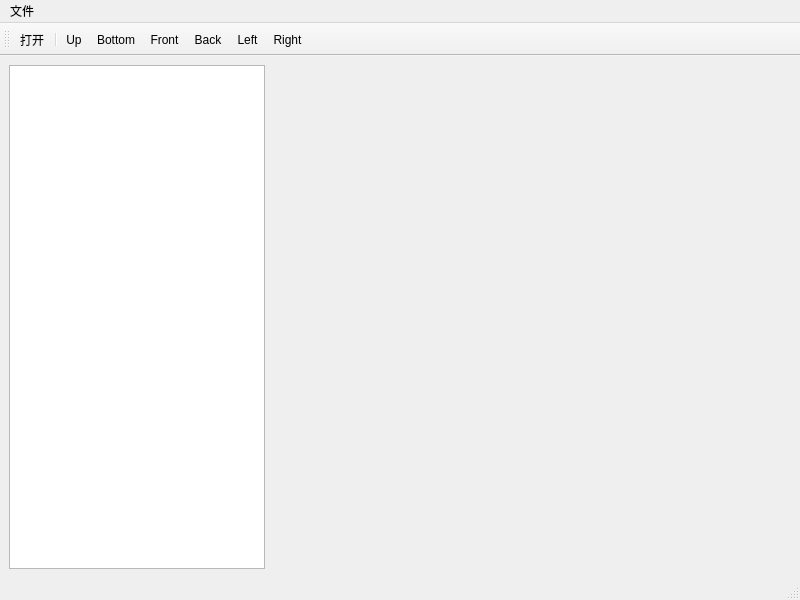
<?xml version="1.0" encoding="UTF-8"?>
<ui version="4.0">
 <class>MainWindow</class>
 <widget class="QMainWindow" name="MainWindow">
  <property name="geometry">
   <rect>
    <x>0</x>
    <y>0</y>
    <width>800</width>
    <height>600</height>
   </rect>
  </property>
  <property name="windowTitle">
   <string>MainWindow</string>
  </property>
  <widget class="QWidget" name="centralwidget">
   <layout class="QHBoxLayout" name="horizontalLayout">
    <item>
     <widget class="QListWidget" name="listWidget">
      <property name="sizePolicy">
       <sizepolicy hsizetype="Preferred" vsizetype="Preferred">
        <horstretch>0</horstretch>
        <verstretch>0</verstretch>
       </sizepolicy>
      </property>
     </widget>
    </item>
    <item>
     <widget class="QVTKWidget" name="qvtkWidget">
      <property name="sizePolicy">
       <sizepolicy hsizetype="Expanding" vsizetype="Preferred">
        <horstretch>0</horstretch>
        <verstretch>0</verstretch>
       </sizepolicy>
      </property>
     </widget>
    </item>
   </layout>
  </widget>
  <widget class="QMenuBar" name="menubar">
   <property name="geometry">
    <rect>
     <x>0</x>
     <y>0</y>
     <width>800</width>
     <height>26</height>
    </rect>
   </property>
   <widget class="QMenu" name="menu">
    <property name="title">
     <string>文件</string>
    </property>
    <addaction name="actionOpen"/>
   </widget>
   <addaction name="menu"/>
  </widget>
  <widget class="QStatusBar" name="statusbar"/>
  <widget class="QToolBar" name="toolBar">
   <property name="windowTitle">
    <string>toolBar</string>
   </property>
   <attribute name="toolBarArea">
    <enum>TopToolBarArea</enum>
   </attribute>
   <attribute name="toolBarBreak">
    <bool>false</bool>
   </attribute>
   <addaction name="actionOpen"/>
   <addaction name="separator"/>
   <addaction name="actionUp"/>
   <addaction name="actionBottom"/>
   <addaction name="actionFront"/>
   <addaction name="actionBack"/>
   <addaction name="actionLeft"/>
   <addaction name="actionRight"/>
  </widget>
  <action name="actionOpen">
   <property name="icon">
    <iconset resource="PCLView.qrc">
     <normaloff>:/PointCloudVision/image/open.png</normaloff>:/PointCloudVision/image/open.png</iconset>
   </property>
   <property name="text">
    <string>打开</string>
   </property>
  </action>
  <action name="actionUp">
   <property name="icon">
    <iconset resource="PCLView.qrc">
     <normaloff>:/PointCloudVision/image/up.png</normaloff>:/PointCloudVision/image/up.png</iconset>
   </property>
   <property name="text">
    <string>Up</string>
   </property>
  </action>
  <action name="actionBottom">
   <property name="icon">
    <iconset resource="PCLView.qrc">
     <normaloff>:/PointCloudVision/image/bottom.png</normaloff>:/PointCloudVision/image/bottom.png</iconset>
   </property>
   <property name="text">
    <string>Bottom</string>
   </property>
  </action>
  <action name="actionFront">
   <property name="icon">
    <iconset resource="PCLView.qrc">
     <normaloff>:/PointCloudVision/image/front.png</normaloff>:/PointCloudVision/image/front.png</iconset>
   </property>
   <property name="text">
    <string>Front</string>
   </property>
  </action>
  <action name="actionBack">
   <property name="icon">
    <iconset resource="PCLView.qrc">
     <normaloff>:/PointCloudVision/image/back.png</normaloff>:/PointCloudVision/image/back.png</iconset>
   </property>
   <property name="text">
    <string>Back</string>
   </property>
  </action>
  <action name="actionLeft">
   <property name="icon">
    <iconset resource="PCLView.qrc">
     <normaloff>:/PointCloudVision/image/left.png</normaloff>:/PointCloudVision/image/left.png</iconset>
   </property>
   <property name="text">
    <string>Left</string>
   </property>
  </action>
  <action name="actionRight">
   <property name="icon">
    <iconset resource="PCLView.qrc">
     <normaloff>:/PointCloudVision/image/right.png</normaloff>:/PointCloudVision/image/right.png</iconset>
   </property>
   <property name="text">
    <string>Right</string>
   </property>
  </action>
 </widget>
 <customwidgets>
  <customwidget>
   <class>QVTKWidget</class>
   <extends>QWidget</extends>
   <header>QVTKWidget.h</header>
   <container>1</container>
  </customwidget>
 </customwidgets>
 <resources>
  <include location="PCLView.qrc"/>
 </resources>
 <connections/>
</ui>
